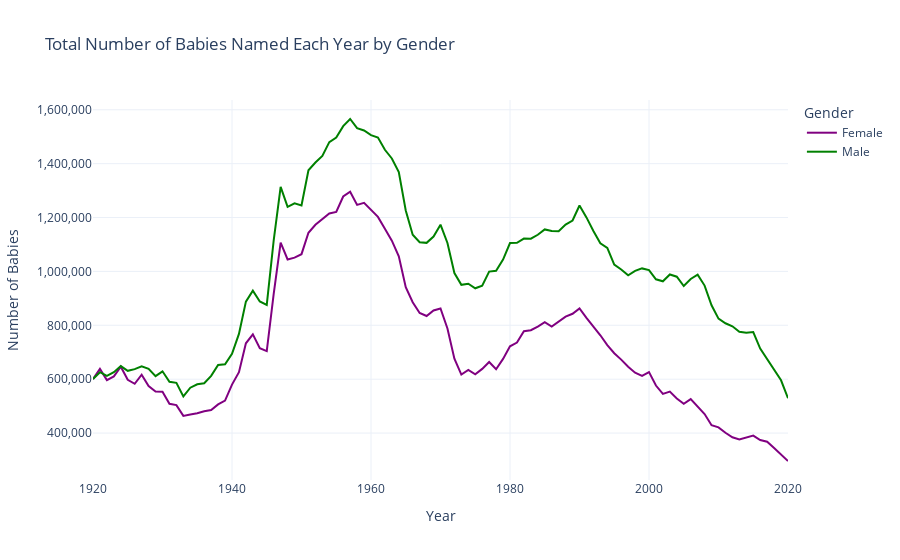

The notebook cell saved with this chart:
### Markdown cell above
# To understand how baby name tastes have changed, you can plot the number of babies given a particular name over time, differentiated by sex.
# Group by year and sex, then sum the number of babies
yearly_trends_sex = names.groupby(['year', 'sex'])['num'].sum().unstack().reset_index()

# Plot the trend
plt.figure(figsize=(10, 6))
# Plot for baby girls
plt.plot(yearly_trends_sex['year'], yearly_trends_sex['F'], label='Female', color='purple')
# Plot for baby boys
plt.plot(yearly_trends_sex['year'], yearly_trends_sex['M'], label='Male', color='green')
plt.xlabel('Year')
plt.ylabel('Number of Babies')
plt.title('Total Number of Babies Named Each Year by Sex')
# Use EngFormatter to format the y-axis
formatter = EngFormatter()
plt.gca().yaxis.set_major_formatter(formatter) #  uses SI prefixes like k (thousands), M (millions)
plt.legend()
plt.show()

### Code cell
# Group by year and sex, then sum the number of babies
yearly_trends_sex = names.groupby(['year', 'sex'])['num'].sum().unstack().reset_index()

# Create an interactive plot
fig = go.Figure()

# Add trace for baby girls
fig.add_trace(go.Scatter(
    x=yearly_trends_sex['year'], 
    y=yearly_trends_sex['F'],
    mode='lines', 
    name='Female', 
    line=dict(color='purple'),
    hovertemplate='Year: %{x}<br>Number of Babies: %{y:,}<extra></extra>'
))

# Add trace for baby boys
fig.add_trace(go.Scatter(
    x=yearly_trends_sex['year'], 
    y=yearly_trends_sex['M'],
    mode='lines', 
    name='Male', 
    line=dict(color='green'),
    hovertemplate='Year: %{x}<br>Number of Babies: %{y:,}<extra></extra>'
))

# Update layout
fig.update_layout(
    title='Total Number of Babies Named Each Year by Gender',
    xaxis_title='Year',
    yaxis_title='Number of Babies',
    yaxis_tickformat=',',  # Use comma as a thousands separator
    legend_title='Gender',
    template='plotly_white'
)

# Show the plot
fig.show()

### Figure 1 — Plotly figure (JSON) as saved in the notebook; plotly's stock layout.template omitted (floating-point values rounded to 4 significant figures)
{"data": [{"hovertemplate": "Year: %{x}<br>Number of Babies: %{y:,}<extra></extra>", "line": {"color": "purple"}, "mode": "lines", "name": "Female", "x": [1920, 1921, 1922, 1923, 1924, 1925, 1926, 1927, 1928, 1929, 1930, 1931, 1932, 1933, 1934, 1935, 1936, 1937, 1938, 1939, 1940, 1941, 1942, 1943, 1944, 1945, 1946, 1947, 1948, 1949, 1950, 1951, 1952, 1953, 1954, 1955, 1956, 1957, 1958, 1959, 1960, 1961, 1962, 1963, 1964, 1965, 1966, 1967, 1968, 1969, 1970, 1971, 1972, 1973, 1974, 1975, 1976, 1977, 1978, 1979, 1980, 1981, 1982, 1983, 1984, 1985, 1986, 1987, 1988, 1989, 1990, 1991, 1992, 1993, 1994, 1995, 1996, 1997, 1998, 1999, 2000, 2001, 2002, 2003, 2004, 2005, 2006, 2007, 2008, 2009, 2010, 2011, 2012, 2013, 2014, 2015, 2016, 2017, 2018, 2019, 2020], "y": [600217, 638111, 596728, 610264, 646308, 597914, 583052, 616538, 574591, 554349, 553545, 508613, 503723, 463818, 469003, 473413, 480833, 485296, 506520, 520481, 580002, 626172, 733309, 766521, 714730, 704254, 916856, 1107019, 1044255, 1051190, 1064052, 1143405, 1173334, 1195298, 1214988, 1221054, 1277997, 1295699, 1246866, 1254311, 1228882, 1202510, 1158743, 1114189, 1056223, 941493, 885500, 845745, 834409, 855260, 862237, 788241, 676326, 617139, 634562, 617939, 638176, 663805, 636807, 675215, 721997, 736055, 778199, 781714, 795552, 811577, 795581, 813042, 832333, 842729, 862752, 827730, 795513, 763036, 726532, 696336, 672674, 646037, 624254, 612391, 626443, 576405, 545550, 554216, 528465, 508886, 526009, 498967, 470733, 429112, 421023, 401168, 384210, 376620, 384838, 390444, 374098, 368138, 344614, 320977, 296365], "type": "scatter"}, {"hovertemplate": "Year: %{x}<br>Number of Babies: %{y:,}<extra></extra>", "line": {"color": "green"}, "mode": "lines", "name": "Male", "x": [1920, 1921, 1922, 1923, 1924, 1925, 1926, 1927, 1928, 1929, 1930, 1931, 1932, 1933, 1934, 1935, 1936, 1937, 1938, 1939, 1940, 1941, 1942, 1943, 1944, 1945, 1946, 1947, 1948, 1949, 1950, 1951, 1952, 1953, 1954, 1955, 1956, 1957, 1958, 1959, 1960, 1961, 1962, 1963, 1964, 1965, 1966, 1967, 1968, 1969, 1970, 1971, 1972, 1973, 1974, 1975, 1976, 1977, 1978, 1979, 1980, 1981, 1982, 1983, 1984, 1985, 1986, 1987, 1988, 1989, 1990, 1991, 1992, 1993, 1994, 1995, 1996, 1997, 1998, 1999, 2000, 2001, 2002, 2003, 2004, 2005, 2006, 2007, 2008, 2009, 2010, 2011, 2012, 2013, 2014, 2015, 2016, 2017, 2018, 2019, 2020], "y": [600754, 625972, 612026, 626011, 648526, 631119, 637448, 647954, 638437, 611535, 629252, 590268, 586519, 536291, 568376, 581237, 584871, 612308, 652574, 655250, 694385, 768102, 887948, 928421, 888347, 875919, 1115025, 1313909, 1239914, 1252829, 1244916, 1375567, 1404041, 1428911, 1480126, 1497193, 1539345, 1565762, 1532072, 1523234, 1506080, 1497000, 1451607, 1419359, 1368539, 1226035, 1135939, 1108463, 1106089, 1129557, 1173324, 1105482, 993954, 950177, 954291, 937405, 947298, 999473, 1002374, 1043761, 1105357, 1105987, 1121770, 1121372, 1136046, 1155954, 1150033, 1149584, 1173944, 1189018, 1244546, 1200583, 1149855, 1104652, 1087084, 1025515, 1007092, 985658, 1001898, 1011217, 1004864, 970780, 963400, 988784, 980471, 945685, 972056, 988074, 947485, 874338, 824684, 807645, 796395, 776139, 772070, 775162, 713483, 674032, 632503, 595818, 529654], "type": "scatter"}], "layout": {"yaxis": {"title": {"text": "Number of Babies"}, "tickformat": ","}, "title": {"text": "Total Number of Babies Named Each Year by Gender"}, "xaxis": {"title": {"text": "Year"}}, "legend": {"title": {"text": "Gender"}}}}
